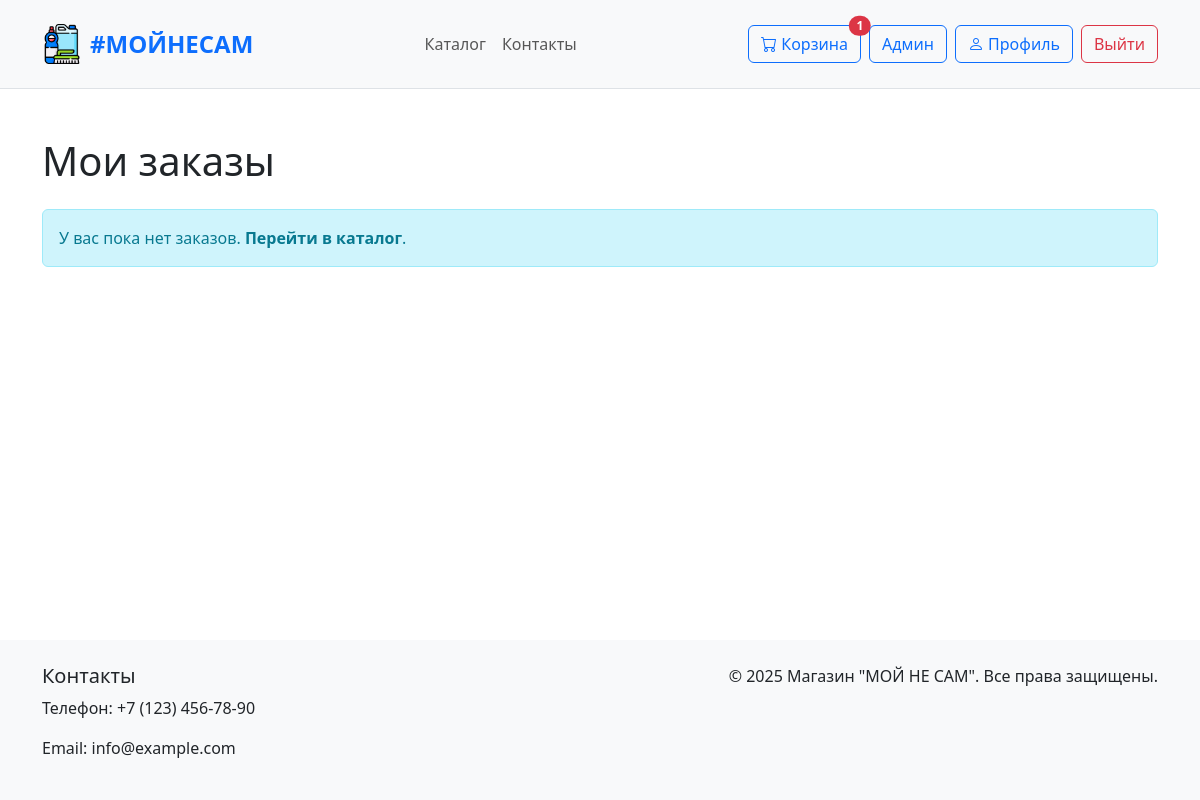
The page /orders/ (signed in) on the database as committed earlier.
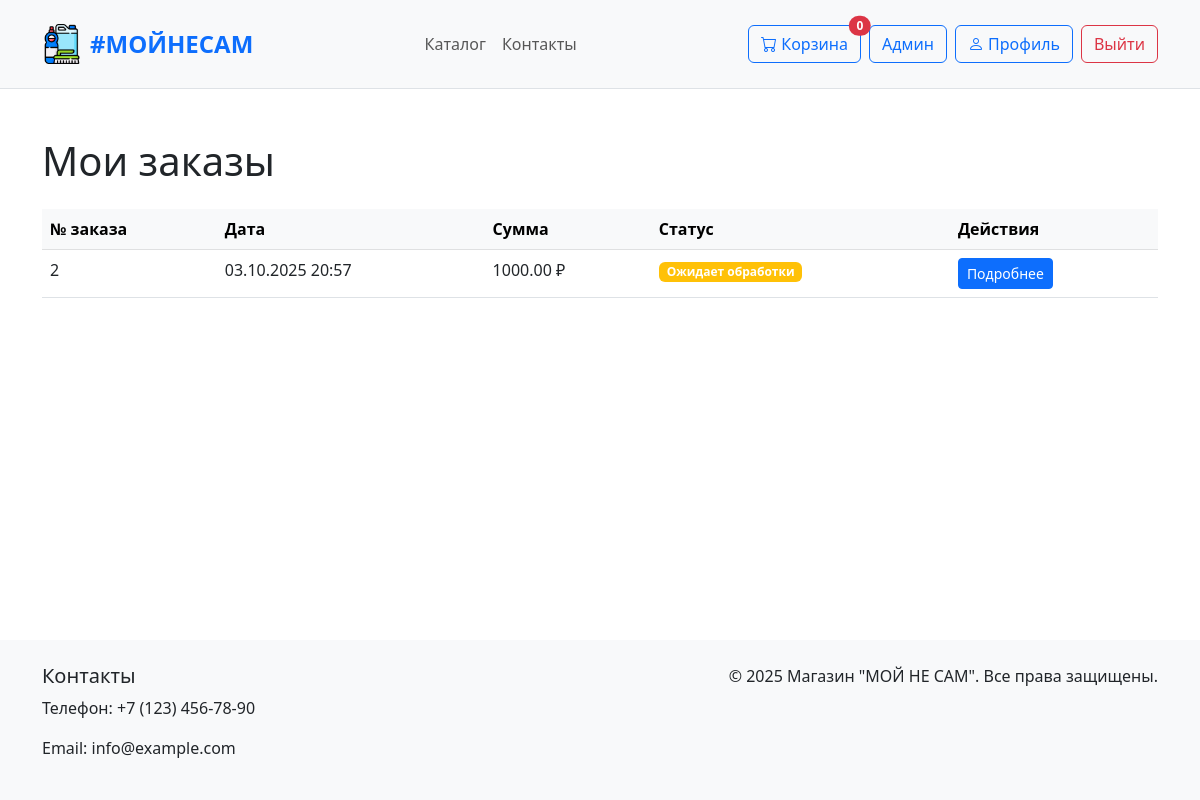
The same page on the database as committed later.
### front/models.py (models this page shows, shortened)
class CustomUser(AbstractUser):
    first_name = models.CharField(
        _('first name'),
        max_length=150,
        null=True,
        blank=True
    )
    last_name = models.CharField(
        _('last name'),
        max_length=150,
        null=True,
        blank=True
    )
    phone = models.CharField(
        _('phone number'),
        max_length=20,
        blank=True,
        null=True
    )
    address = models.TextField(
        _('address'),
        blank=True
    )
    age = models.IntegerField(
        _('age'),
        null=True,
        blank=True
    )
    birth_date = models.DateField(
        _('birth date'),
        null=True,
        blank=True
    )
    GENDER_CHOICES = [
        ('male', _('Male')),
        ('female', _('Female')),
        ('other', _('Other')),
    ]
    gender = models.CharField(
        _('gender'),
        max_length=10,
        choices=GENDER_CHOICES,
        blank=True
    )
    city = models.CharField(
        _('city'),
        max_length=100,
        blank=True
    )
    country = models.CharField(
        _('country'),
        max_length=100,
        blank=True
    )
    occupation = models.CharField(
        _('occupation'),
        max_length=100,
        blank=True
    )
    avatar = models.ImageField(
        _('avatar'),
        upload_to='avatars/',
        blank=True,
        null=True
    )
    class Meta:
        verbose_name = _('user')
        verbose_name_plural = _('users')

class Order(models.Model):
    ORDER_STATUS_CHOICES = [
        ('pending', _('Pending')),
        ('processing', _('Processing')),
        ('shipped', _('Shipped')),
        ('delivered', _('Delivered')),
        ('cancelled', _('Cancelled')),
    ]
    user = models.ForeignKey(CustomUser, on_delete=models.SET_NULL, related_name='orders', blank=True, null=True)
    status = models.CharField(_('status'), max_length=20, choices=ORDER_STATUS_CHOICES, default='pending', blank=True, null=True)
    created_at = models.DateTimeField(_('created at'), auto_now_add=True)
    shipping_address = models.TextField(_('shipping address'), blank=True, null=True)
    phone = models.CharField(_('phone'), max_length=20, blank=True, null=True)
    email = models.EmailField(_('email'), blank=True, null=True)
    total_amount = models.DecimalField(_('total amount'), max_digits=10, decimal_places=2, blank=True, null=True)
    class Meta:
        verbose_name = _('order')
        verbose_name_plural = _('orders')

### front/views.py (the view)
# urls.py: path('orders/', views.orders_view, name='orders'),
@login_required
def orders_view(request):
    orders = Order.objects.filter(user=request.user).order_by('-created_at')
    context = {
        'orders': orders
    }
    return render(request, 'pages/orders.html', context)

### front/templates/pages/orders.html (shortened to what this page needs)
{% extends 'base.html' %}
{% block content %}
<h1 class="mb-4">Мои заказы</h1>
{% if orders %}
<div class="table-responsive">
    <table class="table table-hover">
        <thead class="table-light">
            <tr>
                <th scope="col">№ заказа</th>
                <th scope="col">Дата</th>
                <th scope="col">Сумма</th>
                <th scope="col">Статус</th>
                <th scope="col">Действия</th>
            </tr>
        </thead>
        <tbody>
            {% for order in orders %}
            <tr>
                <td>{{ order.id }}</td>
                <td>{{ order.created_at|date:"d.m.Y H:i" }}</td>
                <td>{{ order.total_amount }} ₽</td>
                <td>
                    {% if order.status == 'pending' %}
                    <span class="badge bg-warning">Ожидает обработки</span>
                    {% elif order.status == 'processing' %}
                    <span class="badge bg-info">В обработке</span>
                    {% elif order.status == 'shipped' %}
                    <span class="badge bg-primary">Отправлен</span>
                    {% elif order.status == 'delivered' %}
                    <span class="badge bg-success">Доставлен</span>
                    {% elif order.status == 'cancelled' %}
                    <span class="badge bg-danger">Отменен</span>
                    {% else %}
                    <span class="badge bg-secondary">{{ order.get_status_display }}</span>
                    {% endif %}
                </td>
                <td>
                    <a href="{% url 'order_detail' order.id %}" class="btn btn-sm btn-primary">Подробнее</a>
                </td>
            </tr>
            {% endfor %}
        </tbody>
    </table>
</div>
{% else %}
<div class="alert alert-info">
    <p class="mb-0">У вас пока нет заказов. <a href="{% url 'catalog' %}" class="alert-link">Перейти в каталог</a>.</p>
</div>
{% endif %}
{% endblock %}

### front/templates/base.html (shortened to what this page needs)
{% load static %}
<!DOCTYPE html>
<html lang="ru" class="h-100">
<head>
    <link rel="stylesheet" href="{% static 'bootstrap.min.css' %}">
    <link rel="stylesheet" href="{% static 'bootstrap-icons.css' %}">
    <link rel="stylesheet" href="{% static 'styles.css' %}">
</head>
<body class="d-flex flex-column h-100">
    {% include 'components/header.html' %}
    <main class="flex-grow-1">
        <div class="container mt-4">
            {% block content %}{% endblock %}
        </div>
    </main>
    <footer class="footer bg-light py-4 mt-auto">
        <div class="container">
            <div class="row">
                <div class="col-md-6">
                    <h5>Контакты</h5>
                    <p>Телефон: +7 (123) 456-78-90</p>
                    <p>Email: info@example.com</p>
                </div>
                <div class="col-md-6 text-end">
                    <p>&copy; 2025 Магазин "МОЙ НЕ САМ". Все права защищены.</p>
                </div>
            </div>
        </div>
    </footer>
</body>
</html>

### front/templates/components/header.html (shortened to what this page needs)
{% load static %}
<header class="bg-light py-3 mb-4 border-bottom">
    <div class="container">
        <div class="d-flex justify-content-between align-items-center">
            <a href="{% url "main_page" %}" class="d-flex align-items-center text-decoration-none">
                <img src="{% static 'images/logo.png' %}" alt="Логотип" class="me-2" style="max-height: 40px;">
                <span class="fs-4 fw-bold text-primary">#МОЙНЕСАМ</span>
            </a>
            <nav class="navbar navbar-expand-lg navbar-light">
                <div class="collapse navbar-collapse" id="navbarNav">
                    <ul class="navbar-nav me-auto mb-2 mb-lg-0">
                        <li class="nav-item">
                            <a class="nav-link" href="{% url 'catalog' %}">Каталог</a>
                        </li>
                        <li class="nav-item">
                            <a class="nav-link" href="{% url 'contacts' %}">Контакты</a>
                        </li>
                    </ul>
                </div>
            </nav>
            <div class="d-flex align-items-center">
                {% if request.user.is_authenticated %}
                    <a href="{% url 'cart' %}" class="btn btn-outline-primary me-2 position-relative">
                        <i class="bi bi-cart"></i> Корзина
                        <span class="position-absolute top-0 start-100 translate-middle badge rounded-pill bg-danger">
                            {{ request.user.cart_items.count }}
                        </span>
                    </a>
                    {% if request.user.is_superuser %}
                    <a href="{% url "admin:index" %}" target="_blank" class="btn btn-outline-primary me-2">Админ</a>
                    {% endif %}
                    <a href="{% url 'profile' %}" class="btn btn-outline-primary me-2">
                        <i class="bi bi-person"></i>
                        {% if user.first_name %}
                            {{ user.first_name }}
                        {% else %}
                            Профиль
                        {% endif %}
                    </a>
                    <form action="{% url 'logout' %}" method="post" class="d-inline">
                        <button type="submit" class="btn btn-outline-danger">Выйти</button>
                    </form>
                {% else %}
                    <a href="{% url "register" %}" class="btn btn-outline-primary me-2">Регистрация</a>
                    <a href="{% url "login" %}" class="btn btn-primary">Войти</a>
                {% endif %}
            </div>
        </div>
    </div>
</header>

### front/static/styles.css (style rules this page uses)
:root { --primary-color: #0d6efd; --primary-hover-color: #0b5ed7; --secondary-color: #6c757d; --success-color: #198754; --info-color: #0dcaf0; --warning-color: #ffc107; --danger-color: #dc3545; --light-color: #f8f9fa; --dark-color: #212529; --primary-light-color: #cfe2ff; --secondary-light-color: #e2e3e5; --success-light-color: #d1e7dd; --info-light-color: #cff4fc; --warning-light-color: #fff3cd; --danger-light-color: #f8d7da; --text-color: #212529; --text-muted-color: #6c757d; --text-white-color: #ffffff; --bg-white-color: #ffffff; --bg-light-color: #f8f9fa; --bg-dark-color: #212529; --border-color: #dee2e6; }
html, body { height: 100%; }
body { display: flex; flex-direction: column; min-height: 100vh; }
main { flex: 1 0 auto; }
.footer { flex-shrink: 0; }
.bg-warning { background-color: var(--warning-color) !important; }
.bg-danger { background-color: var(--danger-color) !important; }
.bg-light { background-color: var(--light-color) !important; }
.text-primary { color: var(--primary-color) !important; }
.btn-primary { background-color: var(--primary-color); border-color: var(--primary-color); }
.btn-outline-primary { color: var(--primary-color); border-color: var(--primary-color); }
.btn-outline-danger { color: var(--danger-color); border-color: var(--danger-color); }
.border-bottom { border-bottom-color: var(--border-color) !important; }
a { text-decoration: none; color: black; }
header { display: flex; align-items: center; justify-content: space-around; padding: 1vw; background-color: var(--brand); color: var(--onBrandText); }

Rows that differ between the two databases and show on the page:
computed for CustomUser: user.cart_items.count "1" → "0"
added Order: id "2", created_at "03.10.2025 20:57", total_amount "1000.00", status "Ожидает обработки"
Other text that changed with them:
text no longer shown: "У вас пока нет заказов. Перейти в каталог ."
text now shown: "№ заказа Дата Сумма Статус Действия"
